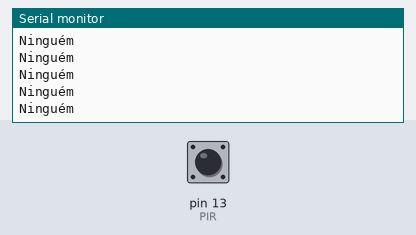
The sketch below on a simulated Arduino Uno, built with avr-gcc and run on an emulated ATmega328P. On the bench: the last lines printed to the serial monitor. The inputs (shaded band) are chosen by the test bench; at power-on: pin 13 (PIR) LOW.

Above: at 1.2 s.
1.3 s: pin 13 (PIR) driven HIGH
At 2.0 s:
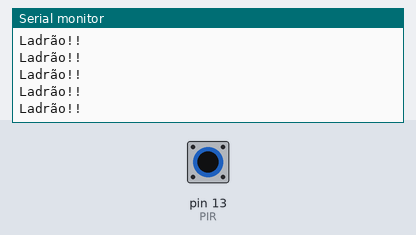
3.2 s: pin 13 (PIR) driven LOW
At 4.2 s:
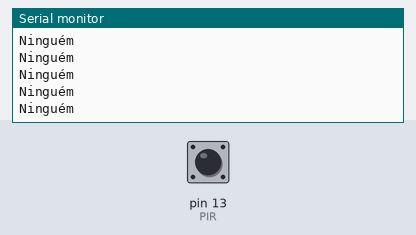
6.2 s: pin 13 (PIR) driven HIGH
At 7.3 s:
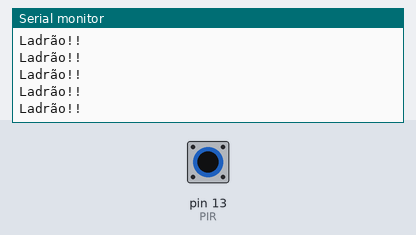
9.2 s: pin 13 (PIR) driven LOW
At 9.8 s:
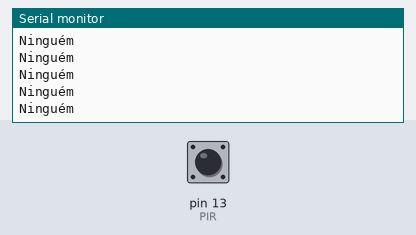
12.2 s: pin 13 (PIR) driven HIGH
At 13.1 s:
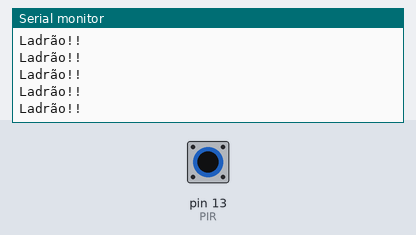

The sketch:

Codigo-Fonte_Projeto8.ino
```cpp
int PIR = 13;

void setup() {
  Serial.begin(9600);
  pinMode(PIR, INPUT);
}

void loop() {
  int acionamento = digitalRead(PIR);

  if(acionamento == HIGH){
    Serial.println("Ladrão!!");
  }else{
    Serial.println("Ninguém");
  }
}
```

Measured:
- after the input at 1.3 s, the serial monitor: prints a new line after 0.07 s (image 1)
